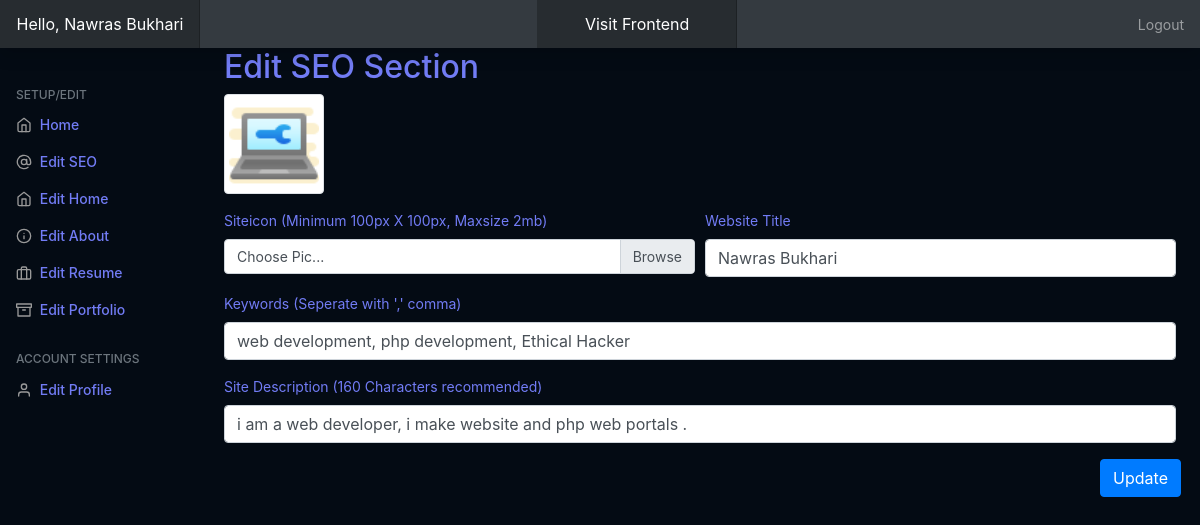
The page /admin/?editseo=true (signed in) on the database its author committed.
### tables this page shows
CREATE TABLE `personal_setup` (
  `id` int(11) NOT NULL,
  `profilepic` varchar(250) NOT NULL,
  `name` varchar(250) NOT NULL,
  `twitter` varchar(200) NOT NULL,
  `facebook` varchar(200) NOT NULL,
  `instagram` varchar(200) NOT NULL,
  `skype` varchar(200) NOT NULL,
  `linkedin` varchar(200) NOT NULL,
  `github` varchar(200) NOT NULL,
  `homewallpaper` varchar(200) NOT NULL,
  `professions` varchar(200) NOT NULL,
  `location` text NOT NULL,
  `mobile` varchar(200) NOT NULL,
  `resume` varchar(250) NOT NULL,
  `emailid` varchar(200) NOT NULL
);

CREATE TABLE `basic_setup` (
  `id` int(11) NOT NULL,
  `title` varchar(250) NOT NULL,
  `description` text NOT NULL,
  `keyword` text NOT NULL,
  `icon` varchar(250) NOT NULL
);

### admin/php/seo.php (the view, shortened to what this page needs)
<h2>Edit SEO Section</h2>
         <form method="post" action="php/useo.php" enctype="multipart/form-data">
  <div class="form-row">
  <div class="form-group col-md-12">
<img src="../assets/img/<?=$data['icon']?>" class="img-thumbnail ooo">
  </div>
  <div class="form-group col-md-6">
  <label>Siteicon (Minimum 100px X 100px, Maxsize 2mb)</label>
  <div class="custom-file">
    <label class="custom-file-label" for="projectpic">Choose Pic...</label>
  </div></div>
   <div class="form-group col-md-6 mt-auto">
      <label for="name">Website Title</label>
      <input type="name" name="title" value="<?=$data['title']?>" class="form-control" id="name" placeholder="Mohan Goswami">
    </div>
    <div class="form-group col-md-12">
      <label for="email">Keywords (Seperate with ',' comma)</label>
      <input type="text" name="keywords" value="<?=$data['keyword']?>" class="form-control" id="email" placeholder="web developer,php developer,graphic designer,freelancer">
    </div>
    <div class="form-group col-md-12">
      <label for="email">Site Description (160 Characters recommended)</label>
      <input type="text" value="<?=$data['description']?>" name="description" class="form-control" id="email" placeholder="this is portfolio website">
    </div>
    <div class="form-group ml-auto">
        <input type="submit" name="seo" class="btn btn-primary" value="Update">
    </div>
</form>

### admin/css/dashboard.css (style rules this page uses)
body { font-size: .875rem; }

### admin/index.php (style rules this page uses)
.ooo { height: 100px; }

### rows shown on the page
personal_setup: basic_setup.icon (picture), title "Nawras Bukhari", keywords "web development, php development, Ethical Hacker", description "i am a web developer, i make website and php web portals ."

### other values the page prints
$_SESSION['username'] "Nawras Bukhari"
